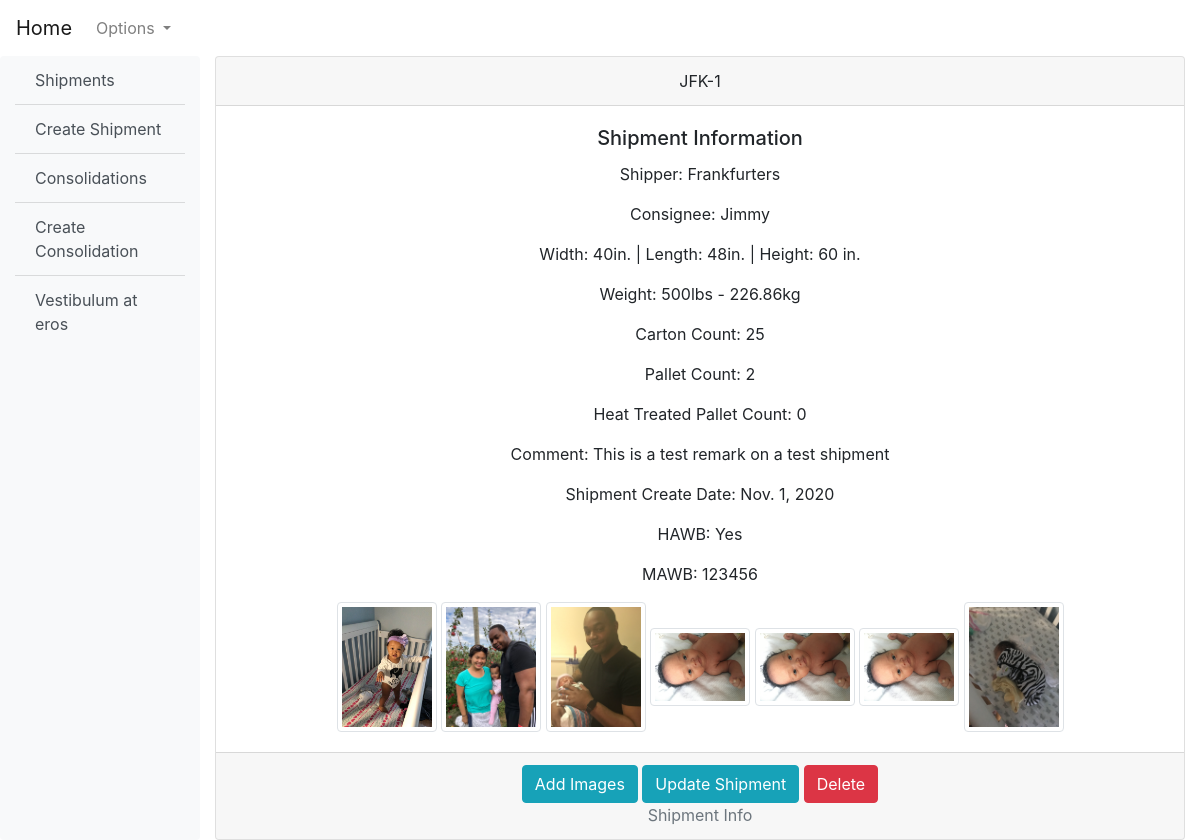
The app's page /shipments/1, older data.
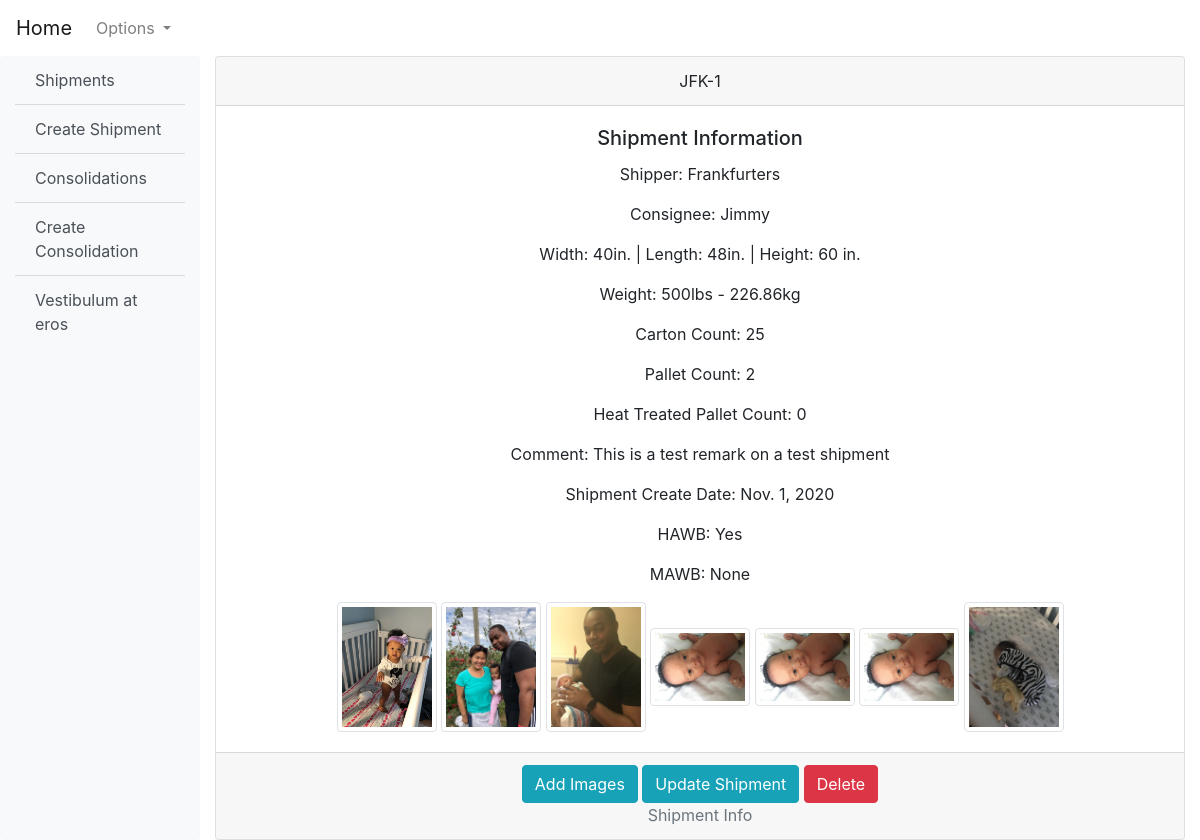
The same page, newer data.
### shipments/models.py (models this page shows, shortened)
class ShippingUnits(models.Model):
    LOCATIONS = (
        ("JFK", "JFK"),
        ("LAX", "LAX"),
        ("ORD", "ORD"),
    )
    SHIPMENT_STATUSES = (
        ("not_ready", "Not Ready"),
        ("ready", "Ready"),
        ("completed", "Completed"),
        ("issue", "Issue"),
    )
    locations = models.CharField(
        max_length=3, choices=LOCATIONS, default="JFK",
    )
    on_hand = models.AutoField(primary_key=True, editable=False,)
    shipper = models.CharField(max_length=50)
    consignee = models.CharField(max_length=50)
    width = models.PositiveIntegerField()
    length = models.PositiveIntegerField()
    height = models.PositiveIntegerField()
    gross_weight = models.PositiveIntegerField()
    unit_count = models.PositiveIntegerField()
    pallet_count = models.PositiveIntegerField()
    heat_treated_pallet_count = models.PositiveIntegerField()
    remark = models.TextField(null=True, blank=True)
    shipment_status = models.CharField(
        max_length=15, choices=SHIPMENT_STATUSES, default="not_ready",
    )
    create_date = models.DateField(auto_now_add=True)
    release_date = models.DateField(null=True, blank=True)
    hawb = models.CharField(max_length=15, null=True, blank=True)
    mawb = models.ForeignKey(
        Consols,
        on_delete=models.CASCADE,
        related_name="mawbs",
        null=True,
        blank=True,
    )
    user = models.ForeignKey("users.CustomUser", on_delete=models.CASCADE,)
    class Meta:
        ordering = ("on_hand",)
        permissions = (
            ("can_add_shipment", "Can add a shipping unit"),
            ("can_modify", "Can modify a shipment"),
            ("can_release", "Can release a shipment"),
            ("can_delete", "Can erase a shipment from existence"),
        )
        verbose_name = "Shipping Unit"
    def gross_weight_to_kg(self):
        return round(self.gross_weight / 2.204, 2)
    def identifier(self):
        return str(self.locations) + "-" + str(self.on_hand)

class Consols(models.Model):
    create_date = models.DateField(auto_now_add=True)
    mawb = models.CharField(max_length=13, primary_key=True)
    cutoff = models.DateField()
    destination = models.CharField(max_length=4)
    shipment_status = models.BooleanField(default=False)
    class Meta:
        verbose_name = "Consol"
    def __str__(self):
        return f"{self.mawb}"

### shipments/views.py (the view)
# urls.py: path("shipments/<int:pk>", views.shipment_detail, name="shipment_detail"),
def shipment_detail(request, pk):
    shipment = get_object_or_404(ShippingUnits, pk=pk)
    images = shipment.shipment_pics.all()
    return render(
        request,
        "shipments/shipment_detail.html",
        {"shipment": shipment, "images": images},
    )

### templates/shipments/shipment_detail.html (shortened to what this page needs)
{% extends '_base.html' %}
{% block content %}
<div class="card text-center">
    <div class="card-header">
        {{ shipment.identifier }}
    </div>
    <div class="card-body">
        <h5 class="card-title">Shipment Information</h5>
        <p class="card-text">Shipper: {{ shipment.shipper }}</p>
        <p class="card-text">Consignee: {{ shipment.consignee }}</p>
        <p class="card-text">Width: {{ shipment.width }}in. | Length: {{ shipment.length }}in. | Height:
            {{shipment.height}}
            in.</p>
        <p class="card-text">Weight: {{ shipment.gross_weight }}lbs - {{ shipment.gross_weight_to_kg }}kg</p>
        <p class="card-text">Carton Count: {{ shipment.unit_count }}</p>
        <p class="card-text">Pallet Count: {{ shipment.pallet_count }}</p>
        <p class="card-text">Heat Treated Pallet Count: {{ shipment.heat_treated_pallet_count }}</p>
        <p class="card-text">Comment: {{ shipment.remark }}</p>
        <p class="card-text">Shipment Create Date: {{ shipment.create_date }}</p>
        {% if shipment.hawb %}
        <p class="card-text">HAWB: {{ shipment.hawb }}</p>
        <p class="card-text">MAWB: {{ shipment.mawb }}</p>
        {% endif %}
        {% for image in images %}
        <a href="{{ image.shipment_images.url }}" target="blank"><img src="{{ image.shipment_images.url }}"
                class="img-thumbnail" width="100px" height="70px"></a>
        {% endfor %}
        <br>
    </div>
    <div class="card-footer text-muted">
        <a href="{% url 'shipments:shipment_image' shipment.pk %}" class="btn btn-info">Add Images</a>
        <a href="{% url 'shipments:shipment_update' shipment.pk %}" class="btn btn-info">Update Shipment</a>
        <a href="{% url 'shipments:shipment_delete' shipment.pk %}" class="btn btn-danger">Delete</a>
        {% if user.is_staff %}
        <p class="card-text">Shipment creator: {{ shipment.user }}</p>
        {% else %}
        <p class="card-text">Shipment Info</p>
        {% endif %}
    </div>
</div>
{% endblock content %}

Row changes from the older to the newer data that the page shows:
changed ShippingUnits "JFK-1": mawb "123456" → "None"
